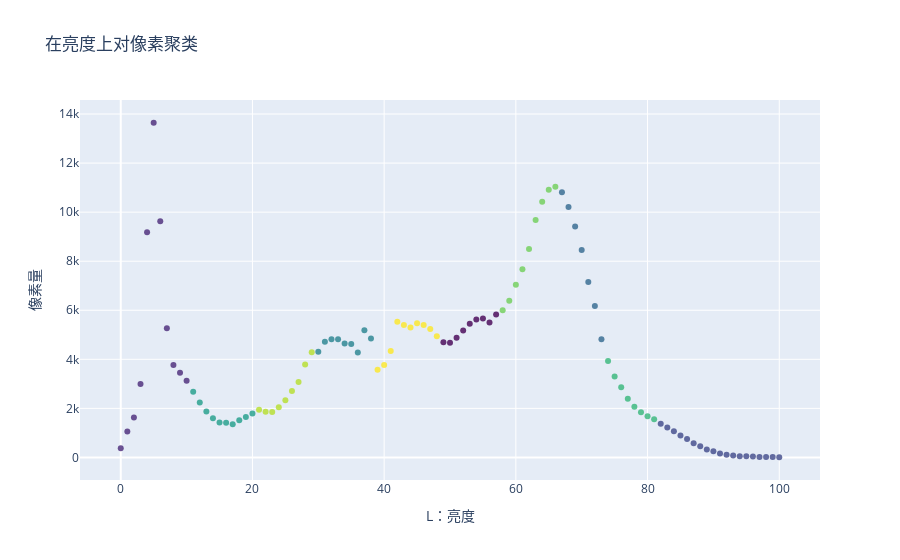

Write notebook code for a chart like this one.
### Code cell
import plotly.graph_objects as go

fig = go.Figure(data=go.Scatter(
    x=df_learn_l['L'],
    y=df_learn_l['count'],
    mode='markers',
    marker=dict(
        color=df_learn_l['Cluster3'],
        colorscale='Viridis',
        opacity=0.8
    )
))

fig.update_layout(
    title='在亮度上对像素聚类',
    xaxis=dict(title='L：亮度'),
    yaxis=dict(title='像素量'),
    showlegend=False
)

fig.show()

### Figure 1 — Plotly figure (JSON) as saved in the notebook; plotly's stock layout.template omitted (floating-point values rounded to 4 significant figures)
{"data": [{"marker": {"color": [1, 1, 1, 1, 1, 1, 1, 1, 1, 1, 1, 5, 5, 5, 5, 5, 5, 5, 5, 5, 5, 8, 8, 8, 8, 8, 8, 8, 8, 8, 4, 4, 4, 4, 4, 4, 4, 4, 4, 9, 9, 9, 9, 9, 9, 9, 9, 9, 9, 0, 0, 0, 0, 0, 0, 0, 0, 0, 7, 7, 7, 7, 7, 7, 7, 7, 7, 3, 3, 3, 3, 3, 3, 3, 6, 6, 6, 6, 6, 6, 6, 6, 2, 2, 2, 2, 2, 2, 2, 2, 2, 2, 2, 2, 2, 2, 2, 2, 2, 2, 2], "colorscale": [[0, "#440154"], [0.1111, "#482878"], [0.2222, "#3e4989"], [0.3333, "#31688e"], [0.4444, "#26828e"], [0.5556, "#1f9e89"], [0.6667, "#35b779"], [0.7778, "#6ece58"], [0.8889, "#b5de2b"], [1, "#fde725"]], "opacity": 0.8}, "mode": "markers", "type": "scatter", "x": [0, 1, 2, 3, 4, 5, 6, 7, 8, 9, 10, 11, 12, 13, 14, 15, 16, 17, 18, 19, 20, 21, 22, 23, 24, 25, 26, 27, 28, 29, 30, 31, 32, 33, 34, 35, 36, 37, 38, 39, 40, 41, 42, 43, 44, 45, 46, 47, 48, 49, 50, 51, 52, 53, 54, 55, 56, 57, 58, 59, 60, 61, 62, 63, 64, 65, 66, 67, 68, 69, 70, 71, 72, 73, 74, 75, 76, 77, 78, 79, 80, 81, 82, 83, 84, 85, 86, 87, 88, 89, 90, 91, 92, 93, 94, 95, 96, 97, 98, 99, 100], "y": [379, 1053, 1631, 2992, 9180, 13645, 9625, 5267, 3773, 3457, 3130, 2680, 2240, 1875, 1602, 1423, 1418, 1350, 1515, 1644, 1787, 1943, 1865, 1847, 2049, 2332, 2705, 3077, 3791, 4291, 4311, 4719, 4816, 4821, 4648, 4623, 4274, 5188, 4852, 3578, 3770, 4336, 5527, 5398, 5292, 5475, 5403, 5236, 4942, 4691, 4673, 4877, 5173, 5445, 5620, 5666, 5500, 5825, 6005, 6391, 7041, 7669, 8494, 9676, 10425, 10909, 11032, 10816, 10210, 9420, 8456, 7155, 6170, 4823, 3932, 3299, 2859, 2392, 2063, 1839, 1680, 1555, 1377, 1219, 1064, 896, 746, 574, 459, 326, 250, 161, 105, 80, 46, 45, 35, 17, 21, 16, 7]}], "layout": {"showlegend": false, "title": {"text": "在亮度上对像素聚类"}, "xaxis": {"title": {"text": "L：亮度"}}, "yaxis": {"title": {"text": "像素量"}}}}
